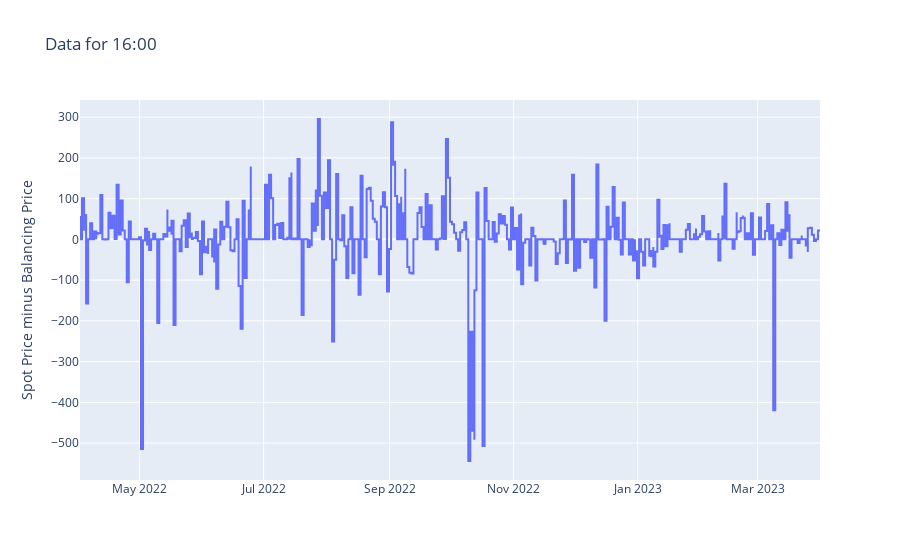

Notebook source saved alongside this figure:
### Code cell
traces = [
    {**t, "y": np.array(spot_price_values, dtype=float) - np.array(balancing_price_values, dtype=float), "name": "Spot minus Balancing Price"},
]
layout = {
    "yaxis": {"title": "Spot Price minus Balancing Price"},
    "title": "Data for 16:00"
}
go.Figure(data=traces, layout=layout)

### Figure 1 — Plotly figure (JSON) as saved in the notebook; plotly's stock layout.template omitted (floating-point values rounded to 4 significant figures; data arrays with more than 128 entries replaced by an {"elided": "..."} marker saying what was removed)
{"data": [{"line": {"shape": "hv"}, "name": "Spot minus Balancing Price", "type": "scatter", "x": {"elided": "730 str values"}, "y": {"elided": "730 float values"}}], "layout": {"title": {"text": "Data for 16:00"}, "yaxis": {"title": {"text": "Spot Price minus Balancing Price"}}}}
